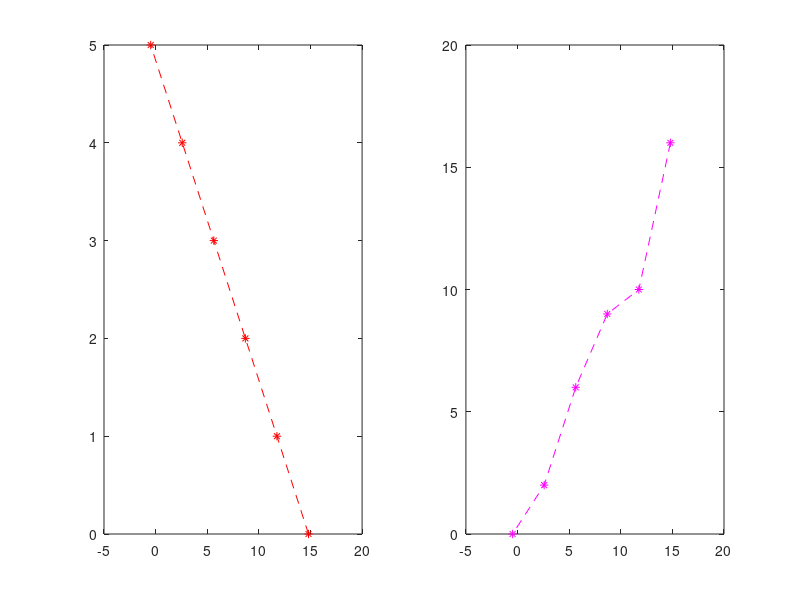

Source code (MATLAB):
clear all;
clc;
x=[0,1,2,3,4,5];
y=[16,10,9,6,2,0];
p=polyfit(x,y,1)
u=polyval(p,x)
subplot(1,2,1)
plot(u,x,'r--*')
subplot(1,2,2)
plot(u,y,'m--*')